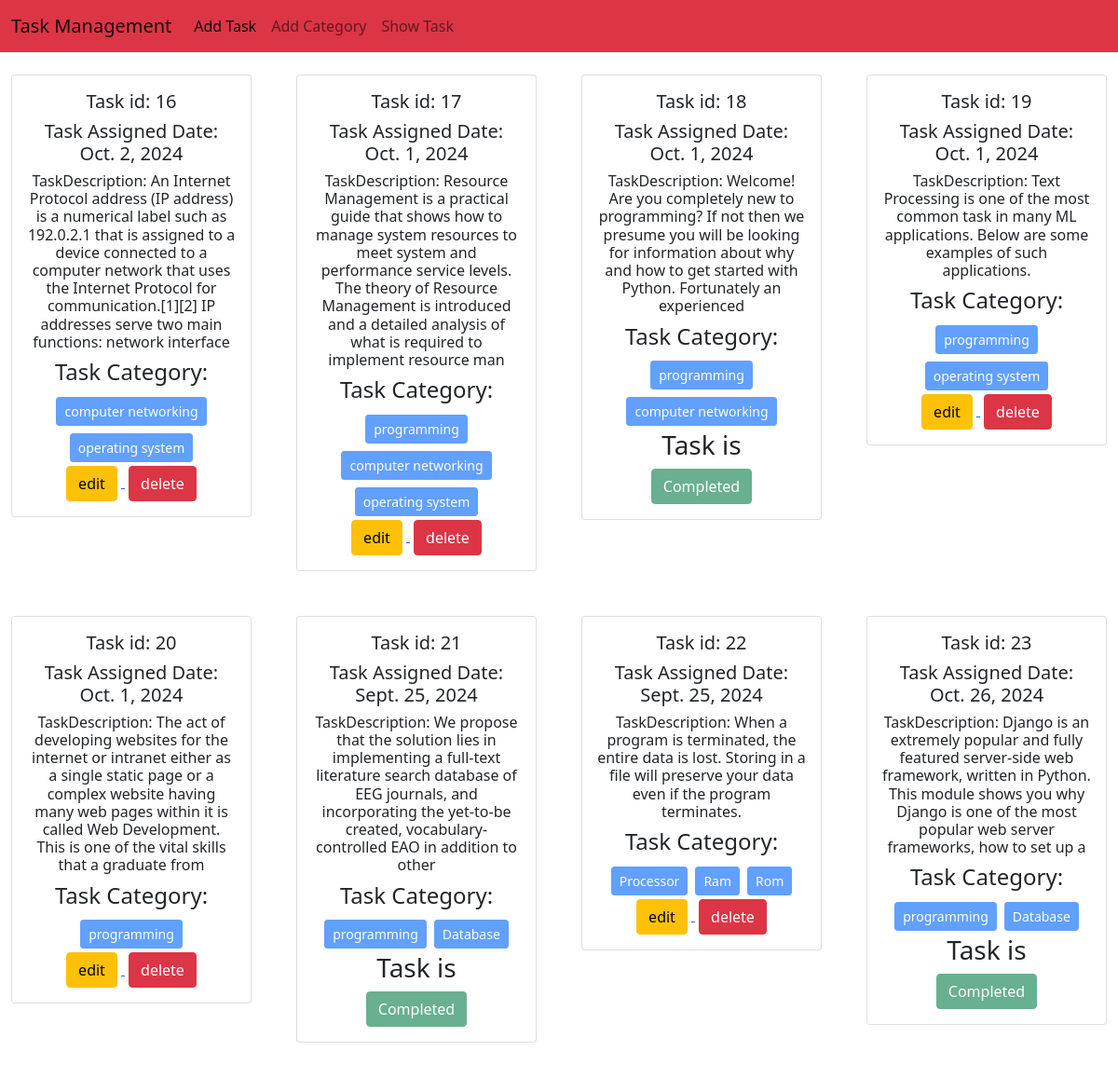
The page / on the database its author committed.
### task/models.py (models this page shows, shortened)
class TaskModel(models.Model):
    taskTitle = models.CharField(max_length=100)
    taskDescription = models.TextField()
    is_completed = models.BooleanField()
    Task_Assgin_Date = models.DateField(verbose_name="Task Assgin Date")
    category = models.ManyToManyField(CateoryModel)

### category/models.py (models this page shows, shortened)
class CateoryModel(models.Model):
    category_name= models.CharField(max_length=1000,verbose_name="Category Name")

### task_management_project/views.py (the view)
# urls.py: path('',Taskview,name="task_show"),
def  Taskview(request):
    task_show = TaskModel.objects.all()
    return render(request, 'task_show.html',{"data":task_show})

### Templates/Task_show.html (shortened to what this page needs)
{% extends "base.html" %} {% block content %}
 {%if data%}
<div class="row">
  {% for taskView in data %}
  <div class="col-sm-3 p-4">
    <div class="card">
      <div class="card-body text-center">
        <h5 class="card-title">Task id: {{ taskView.id }}</h5>
        <h5>Task Assigned Date: {{ taskView.Task_Assgin_Date }}</h5>
        <h6>
          <p class="card-text">
            TaskDescription: {{ taskView.taskDescription }}
          </p>
        </h6>
        <h4 class="text-center">Task Category:</h4>
        <div class="d-flex flex-wrap justify-content-center">
          {% for category in taskView.category.all %}
          <div class="m-1">
            <button class="btn btn-primary disabled btn-sm">
              {{ category.category_name }}
            </button>
          </div>
          {% endfor %}
        </div>
        {% if taskView.is_completed == True%}
        <h3 class="">Task is</h3>
        <button class="btn btn-success mx-1 disabled">Completed</button>
        {%else%}
        <a href="{% url 'task_edit' taskView.id%}">
          <button class="btn btn-warning mx-1">edit</button>
        </a>
        <a href="{% url 'task_delete' taskView.id%}">
          <button class="btn btn-danger mx-1">delete</button>
        </a>
        {% endif%}
      </div>
    </div>
  </div>
  {% endfor %}
</div>
{%else%}
<h1>data is not Availabel</h1>
{%endif%} {% endblock %}

### Templates/base.html (shortened to what this page needs)
<!DOCTYPE html>
<html lang="en">
  <head>
    <link
      href="https://cdn.jsdelivr.net/npm/bootstrap@5.1.3/dist/css/bootstrap.min.css"
      rel="stylesheet"
    />
  </head>
  <body>
    <nav class="navbar navbar-expand-lg navbar-light bg-danger text-black">
      <div class="container-fluid accordion-collapse">
        <a class="navbar-brand" href="#">Task Management</a>
        <div class="collapse navbar-collapse" id="navbarSupportedContent">
          <ul class="navbar-nav me-auto mb-2 mb-lg-0">
            <li class="nav-item">
              <a
                class="nav-link active"
                aria-current="page"
                href="{% url 'add_task'%}"
                >Add Task</a
              >
            </li>
            <li class="nav-item">
              <a class="nav-link" href="{% url 'add_category'%}"
                >Add Category</a
              >
            </li>
            <li class="nav-item">
              <a class="nav-link" href="{% url 'task_show'%}">Show Task</a>
            </li>
          </ul>
        </div>
      </div>
    </nav>
    {% block content %}{% endblock %}
  </body>
</html>

### rows shown on the page
TaskModel: id "16", Task_Assgin_Date "Oct. 2, 2024", taskDescription "An Internet Protocol address (IP address) is a numerical label such as 192.0.2.1 that is assigned to a device connected to a computer network that uses the Internet Protocol for communication.[1][2] IP addresses serve two main functions: network interface", is_completed "edit"
CateoryModel: category_name "computer networking"
CateoryModel: category_name "operating system"
TaskModel: id "17", Task_Assgin_Date "Oct. 1, 2024", taskDescription "Resource Management is a practical guide that shows how to manage system resources to meet system and performance service levels. The theory of Resource Management is introduced and a detailed analysis of what is required to implement resource man", is_completed "edit"
CateoryModel: category_name "programming"
TaskModel: id "18", Task_Assgin_Date "Oct. 1, 2024", taskDescription "Welcome! Are you completely new to programming? If not then we presume you will be looking for information about why and how to get started with Python. Fortunately an experienced", is_completed "Task is"
TaskModel: id "19", Task_Assgin_Date "Oct. 1, 2024", taskDescription "Text Processing is one of the most common task in many ML applications. Below are some examples of such applications.", is_completed "edit"
TaskModel: id "20", Task_Assgin_Date "Oct. 1, 2024", taskDescription "The act of developing websites for the internet or intranet either as a single static page or a complex website having many web pages within it is called Web Development. This is one of the vital skills that a graduate from", is_completed "edit"
TaskModel: id "21", Task_Assgin_Date "Sept. 25, 2024", taskDescription "We propose that the solution lies in implementing a full-text literature search database of EEG journals, and incorporating the yet-to-be created, vocabulary-controlled EAO in addition to other", is_completed "Task is"
CateoryModel: category_name "Database"
TaskModel: id "22", Task_Assgin_Date "Sept. 25, 2024", taskDescription "When a program is terminated, the entire data is lost. Storing in a file will preserve your data even if the program terminates.", is_completed "edit"
CateoryModel: category_name "Processor"
CateoryModel: category_name "Ram"
CateoryModel: category_name "Rom"
TaskModel: id "23", Task_Assgin_Date "Oct. 26, 2024", taskDescription "Django is an extremely popular and fully featured server-side web framework, written in Python. This module shows you why Django is one of the most popular web server frameworks, how to set up a", is_completed "Task is"
